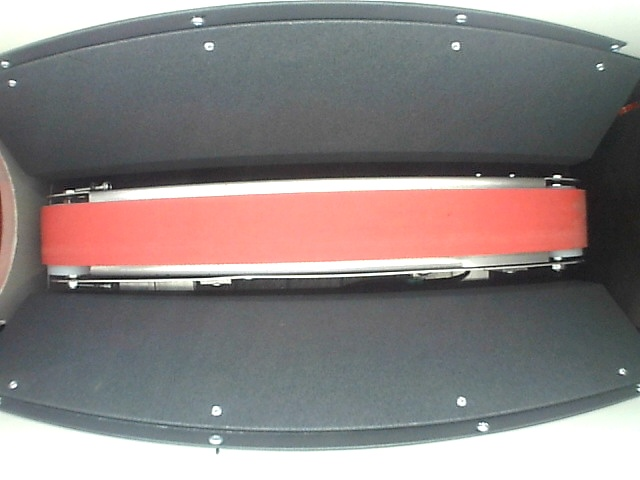
#> input picture cam_scripts/find_diffrence/v3/static.jpg, 640 x 480 px
$ python app.py
#> lines starting #> are read from the running program, lines starting #| are printed output that depends on the picture; after the words box and inside, x2 and y2 are one past the last pixel; in counts of white or black regions, pixels touching at a corner belong together
import cv2
from PIL import Image, ImageChops
background = Image.open('static.jpg')
#> background is the input picture: PIL image 640x480 RGB; mean R, G, B 138.7, 130.4, 129.9
cap = cv2.VideoCapture(0)
while True:
    #check if clicked r

    ret, img = cap.read()
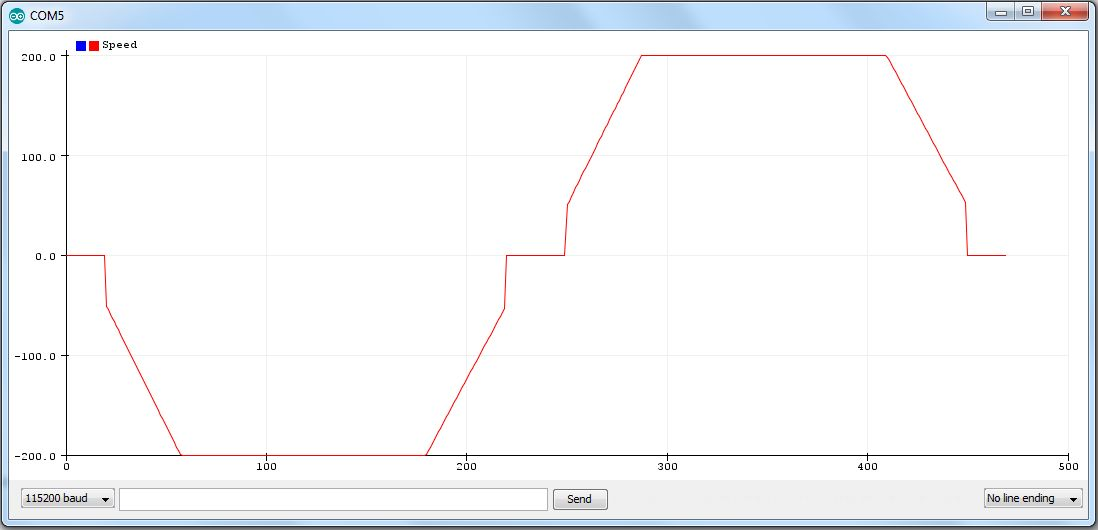
#> input picture stm32_projects/libraries/SpeedStepper/examples/speedStepperProfile/speedStepperProfile.jpg, 1098 x 530 px, given in place of the camera
#> img is the input picture: shape (530, 1098, 3); mean B, G, R 247.8, 245.8, 244.2


    if cv2.waitKey(1) & 0xFF == ord('r'):
        #save image as background
#> (key Esc is pressed here)
        cv2.imwrite('static.jpg', img)
        background = Image.open('static.jpg')
        print('background saved')


    cv2.imshow('Actual frame', img)
    cv2.imwrite('live.jpg', img)
    live_image = Image.open('live.jpg')
    diff = ImageChops.difference(background, live_image)
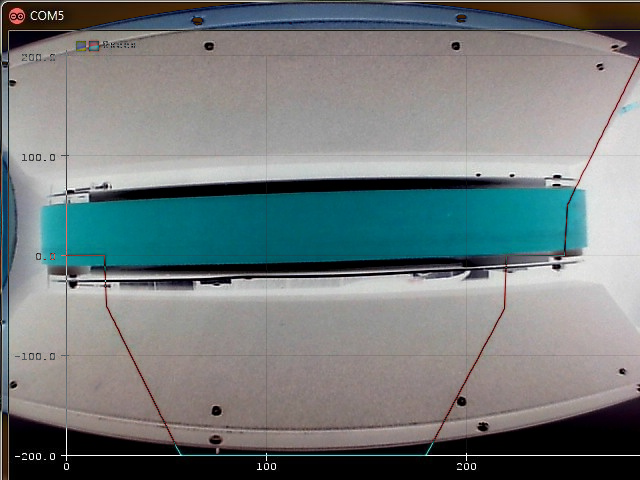
#> diff: PIL image 640x480 RGB; mean R, G, B 115.7, 124.2, 125
    diff.save('diff.jpg')
    diff = cv2.imread('diff.jpg')
#> diff: shape (480, 640, 3)
    cv2.imshow('diffrence before gray', diff)
    diff_gray = cv2.cvtColor(diff, cv2.COLOR_BGR2GRAY)
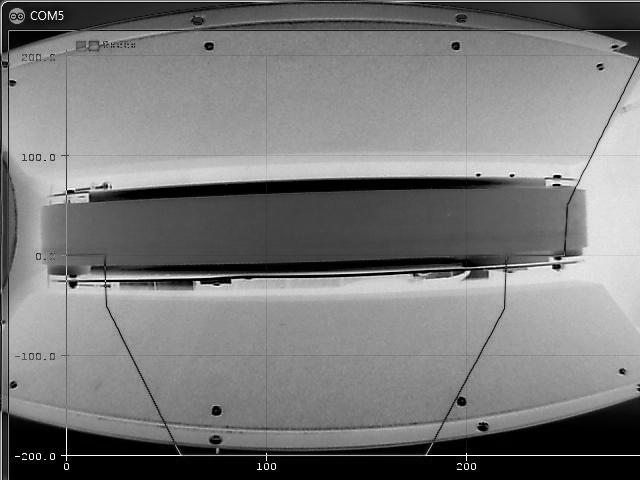
#> diff_gray: shape (480, 640); min 0, max 255, mean 121.8
    cv2.imshow('diffrence after gray', diff_gray)
    #treshhold
    ret, diff_gray = cv2.threshold(diff_gray, 40, 255, cv2.THRESH_BINARY)
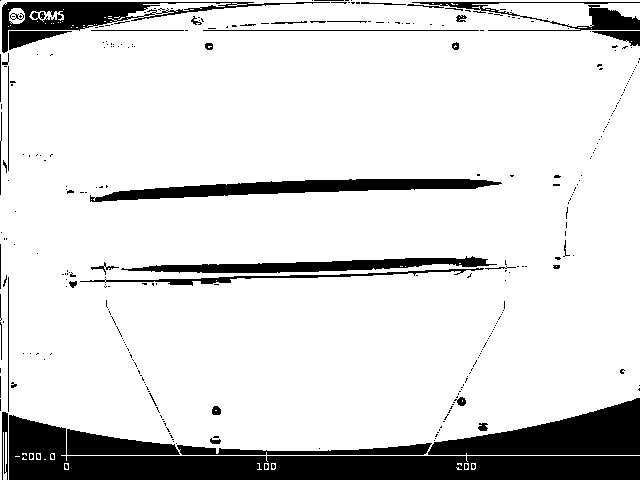
#> diff_gray: shape (480, 640); 85.5% white; 326 black regions (277 under 20 px)
    cv2.imshow('diffrence after treshhold', diff_gray)

    #find contours
    contours, hierarchy = cv2.findContours(diff_gray, cv2.RETR_TREE, cv2.CHAIN_APPROX_SIMPLE)
#> contours = 471 contours, 405 with area under 20; largest, box (x1, y1, x2, y2) and area: (0, 0, 640, 480) 278902, (1, 1, 331, 54) 4726, (89, 178, 503, 203) 4636, (120, 255, 498, 274) 3348, (66, 428, 181, 456) 1991
    cv2.drawContours(diff, contours, -1, (0, 0, 255), 3)
    cv2.imshow('diffrence after contours', diff)

    #find box around contours
    found_contours = []
    for contour in contours:
        x, y, w, h = cv2.boundingRect(contour)

        found_contours.append([x, y, w, h])
#> this loop made 471 passes
#> (x, y, w, h) on passes 1 to 3: (456, 467, 6, 3), (471, 463, 5, 7), (471, 463, 5, 7)
#> after the loop, found_contours = 471 items, first 6: [456, 467, 6, 3], [471, 463, 5, 7], [471, 463, 5, 7], [464, 463, 5, 7], [464, 463, 5, 7], [457, 463, 5, 3]
    #     #check if box is big enough
    #     if w > 70 and h > 70:
    #         cv2.rectangle(diff, (x, y), (x + w, y + h), (0, 0, 255), 2)
    #         #put text with size of box
    #         cv2.putText(diff, str(w) + 'x' + str(h), (x, y), cv2.FONT_HERSHEY_SIMPLEX, 1, (0, 255, 0), 2)


    #find biggest box
    biggest_box = [0, 0, 0, 0]
    for box in found_contours:
        if box[2] > biggest_box[2] and box[3] > biggest_box[3]:
            biggest_box = box
#> this loop made 471 passes
#> box on passes 2 to 13: [471, 463, 5, 7], [471, 463, 5, 7], [464, 463, 5, 7], [464, 463, 5, 7], [457, 463, 5, 3], [271, 463, 5, 7], [271, 463, 5, 7], [264, 463, 5, 7], [264, 463, 5, 7], [257, 463, 5, 7], [64, 463, 5, 7], [64, 463, 5, 7]
    #draw biggest box

    if biggest_box[2] > 50 and biggest_box[3] > 50:
        x, y, w, h = biggest_box
#> x = 0; y = 0; w = 640; h = 480
        cv2.rectangle(diff, (x, y), (x + w, y + h), (0, 0, 255), 2)
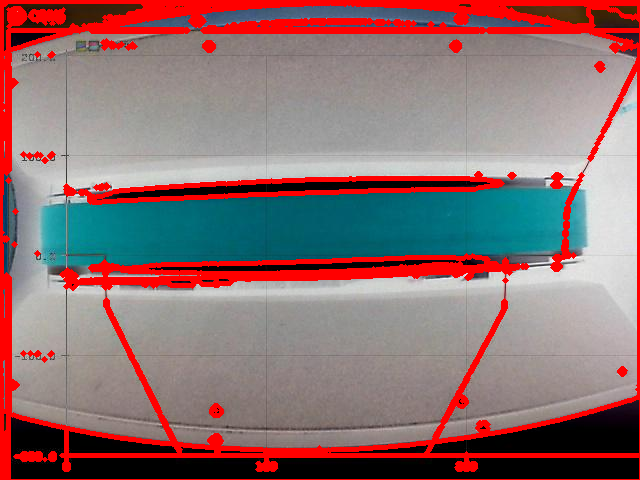
#> diff: shape (480, 640, 3); mean B, G, R 113.2, 112.6, 141.9
            #put text with size of box
        cv2.putText(diff, str(w) + 'x' + str(h), (x, y), cv2.FONT_HERSHEY_SIMPLEX, 1, (0, 255, 0), 2)
#> diff: shape (480, 640, 3); 0.03% of pixels changed, all inside (x1, y1, x2, y2) = (7, 0, 132, 2)

    cv2.imshow('diffrence after box', diff)


    k = cv2.waitKey(30) & 0xff
#> (key Esc is pressed here)
    if k == 27:
        break


#> (the run stopped early here; a loop or call above may not have finished)
